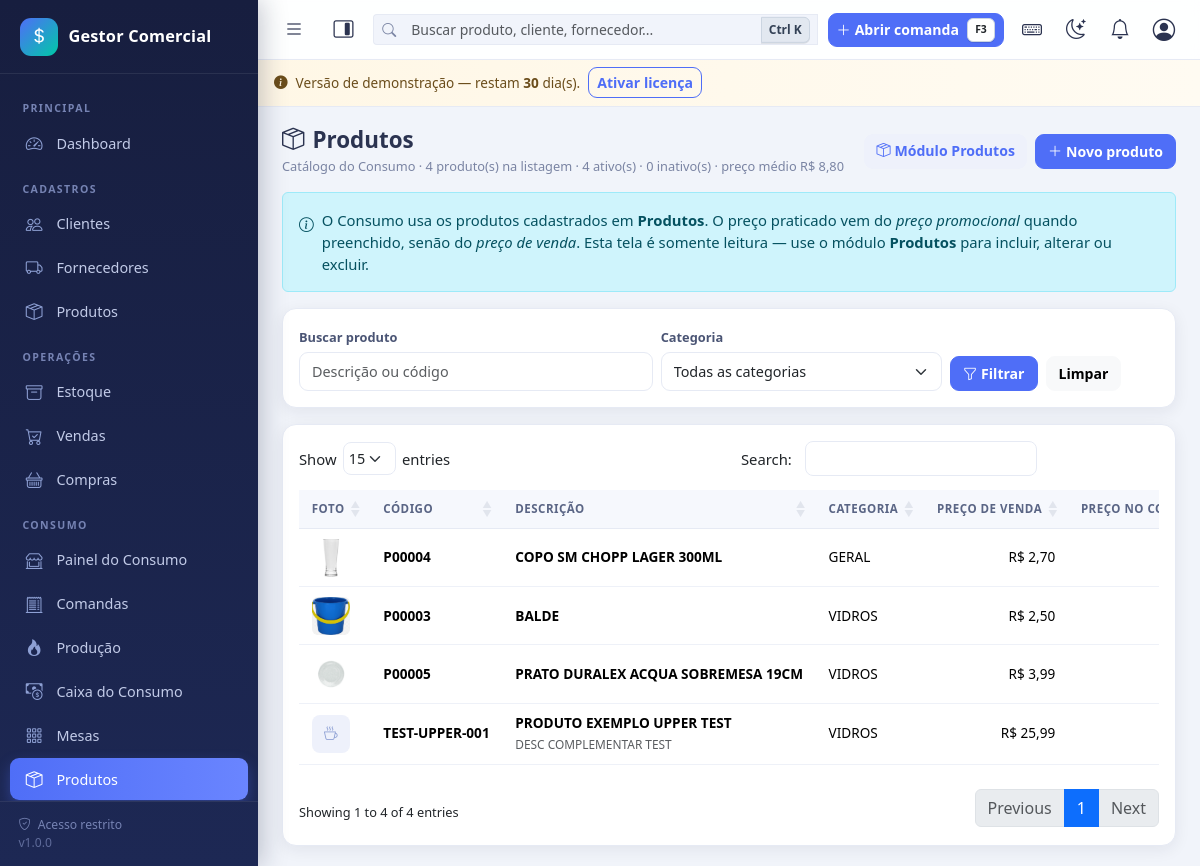
The page /consumo/cardapio/index.php (signed in) on the database its author committed.
### tables this page shows
CREATE TABLE `produtos` (
  `id` int(11) NOT NULL,
  `codigo` varchar(30) DEFAULT NULL,
  `codigo_barras` varchar(30) DEFAULT NULL,
  `descricao` varchar(150) NOT NULL,
  `descricao_complementar` varchar(255) DEFAULT NULL,
  `categoria_id` int(11) DEFAULT NULL,
  `subcategoria_id` int(11) DEFAULT NULL,
  `marca_id` int(11) DEFAULT NULL,
  `unidade_id` int(11) DEFAULT NULL,
  `ncm` varchar(10) DEFAULT NULL,
  `cest` varchar(10) DEFAULT NULL,
  `cfop` varchar(10) DEFAULT NULL,
  `preco_custo` decimal(15,2) NOT NULL DEFAULT 0.00,
  `preco_venda` decimal(15,2) NOT NULL DEFAULT 0.00,
  `preco_promocional` decimal(15,2) DEFAULT NULL,
  `margem_lucro` decimal(8,2) DEFAULT NULL,
  `estoque_atual` decimal(12,3) NOT NULL DEFAULT 0.000,
  `estoque_minimo` decimal(12,3) NOT NULL DEFAULT 0.000,
  `estoque_maximo` decimal(12,3) NOT NULL DEFAULT 0.000,
  `localizacao` varchar(30) DEFAULT NULL,
  `fornecedor_id` int(11) DEFAULT NULL,
  `foto` varchar(255) DEFAULT NULL,
  `status` tinyint(1) NOT NULL DEFAULT 1,
  `criado_em` datetime NOT NULL DEFAULT current_timestamp(),
  `atualizado_em` datetime DEFAULT NULL
);

CREATE TABLE `categorias` (
  `id` int(11) NOT NULL,
  `nome` varchar(80) NOT NULL,
  `criado_em` datetime NOT NULL DEFAULT current_timestamp()
);

### includes/functions.php (called while the page is built, shortened)
<?php
function e($valor): string
{
    return htmlspecialchars((string)$valor, ENT_QUOTES, 'UTF-8');
}
function url(string $caminho = ''): string
{
    return BASE_URL . '/' . ltrim($caminho, '/');
}
function formatar_moeda($valor): string
{
    $casas = (int)obter_config('casas_decimais', '2');
    return obter_config('moeda_simbolo', 'R$') . ' ' . number_format((float)$valor, $casas, ',', '.');
}
function _config_cache($resetar = false)
{
    static $configs = null;
    if ($resetar) {
        $configs = null;
        return;
    }
    if ($configs === null) {
        $configs = [];
        try {
            foreach (db()->query('SELECT chave, valor FROM configs') as $linha) {
                $configs[$linha['chave']] = $linha['valor'];
            }
        } catch (Throwable $e) {
            erro_banco($e, 'obter_config');
        }
    }
    return $configs;
}
function obter_config(string $chave, $padrao = null)
{
    $configs = _config_cache();
    return array_key_exists($chave, $configs) && $configs[$chave] !== null && $configs[$chave] !== ''
        ? $configs[$chave]
        : $padrao;
}

### config/database.php (called while the page is built, shortened)
<?php
function db(): PDO
{
    static $pdo = null;
    if ($pdo === null) {
        $dsn = 'mysql:host=' . DB_HOST . ';dbname=' . DB_NAME . ';charset=' . DB_CHARSET;
        try {
            $pdo = new PDO($dsn, DB_USER, DB_PASS, [
                PDO::ATTR_ERRMODE            => PDO::ERRMODE_EXCEPTION,
                PDO::ATTR_DEFAULT_FETCH_MODE => PDO::FETCH_ASSOC,
                PDO::ATTR_EMULATE_PREPARES   => false,
            ]);
        } catch (PDOException $e) {
            error_log('[BANCO] Falha de conexão: ' . $e->getMessage());
            http_response_code(500);
            if (defined('DEV_MODE') && DEV_MODE) {
                exit('Falha na conexão com o banco de dados. Verifique se o MySQL/MariaDB está ativo e se os dados em config/config.php estão corretos.');
            }
            exit('Serviço temporariamente indisponível.');
        }
    }
    return $pdo;
}

### config/licenca.php (called while the page is built, shortened)
<?php
function licenca_bootstrap(): void
{
    $em = (string)obter_config('licenca_instalado_em', '');
}
function licenca_dias_restantes(): int
{
    $em = (string)obter_config('licenca_instalado_em', '');
    if ($em === '') {
        return LICENCA_DIAS_TRIAL;
    }
    $dt = DateTime::createFromFormat('Y-m-d H:i:s', $em);
    $dias = (int)$dt->diff(new DateTime('now'))->format('%r%a');
    return LICENCA_DIAS_TRIAL - $dias;
}
function licenca_status(): string
{
    $chave = (string)obter_config('licenca_chave', '');
    return licenca_dias_restantes() >= 0 ? 'trial' : 'expirada';
}
function licenca_ativa(): bool
{
    return licenca_status() === 'ativa';
}
function licenca_gate(): void
{
    if (licenca_ativa()) {
        return;
    }
}

### config/config.php (called while the page is built, shortened)
<?php
require_once BASE_PATH . '/config/database.php';
require_once BASE_PATH . '/includes/functions.php';
require_once BASE_PATH . '/includes/consumo.php';
require_once BASE_PATH . '/config/auth.php';
require_once BASE_PATH . '/config/licenca.php';
try {
    licenca_bootstrap();
    licenca_gate();
} catch (Throwable $e) {
    erro_banco($e, 'licenca');
}

### includes/consumo.php (called while the page is built, shortened)
<?php
function rotulo_consumo(): string
{
    $nome = function_exists('obter_config') ? (string)obter_config('consumo_nome', '') : '';
    $nome = trim($nome);
    return $nome !== '' ? $nome : 'Consumo';
}
function consumo_produtos(array $filtros = []): array
{
    $where = ['p.status = 1'];
    $params = [];
    $sql = "SELECT p.id, p.codigo, p.descricao, p.descricao_complementar, p.categoria_id, p.foto,
                   p.preco_venda, p.preco_promocional,
                   IF(p.preco_promocional IS NOT NULL AND p.preco_promocional > 0,
                      p.preco_promocional, p.preco_venda) AS preco,
                   c.nome AS categoria_nome
              FROM produtos p
              LEFT JOIN categorias c ON c.id = p.categoria_id
             WHERE " . implode(' AND ', $where) . '
             ORDER BY c.nome, p.descricao';
    $stmt = db()->prepare($sql);
    $stmt->execute($params);
    return $stmt->fetchAll();
}

### config/auth.php (called while the page is built, shortened)
<?php
function usuario_atual(): ?array
{
    static $usuario = null;
    static $carregado = false;
    if ($carregado) {
        return $usuario;
    }
    $carregado = true;
    try {
        $stmt = db()->prepare('SELECT * FROM usuarios WHERE id = ? LIMIT 1');
        $stmt->execute([(int)$_SESSION['user_id']]);
        $linha = $stmt->fetch();
        $usuario = $linha;
    } catch (Throwable $e) {
        erro_banco($e, 'usuario_atual');
    }
    return $usuario;
}
function exigir_login(): void
{
    if (!usuario_atual()) {
        if (is_ajax()) {
            json_resposta(false, 'Sessão expirada. Faça login novamente.', null, 401);
        }
        flash('warning', 'Faça login para acessar o sistema.');
        redirecionar('login/index.php');
    }
}
function permissao_carregadas(): array
{
    $usuario = usuario_atual();
    $permitidas = [];
    try {
        $chaves = [];
        if ((int)$usuario['is_admin'] === 1) {
            $stmt = db()->query('SELECT chave FROM permissoes');
            foreach ($stmt->fetchAll() as $l) {
                $chaves[] = $l['chave'];
            }
            return $permitidas = array_flip($chaves);
        }
        $permitidas = array_flip(array_unique($chaves));
    } catch (Throwable $e) {
        erro_banco($e, 'permissao_carregadas');
    }
    return $permitidas;
}
function tem_permissao(string $chave): bool
{
    $usuario = usuario_atual();
    if ((int)$usuario['is_admin'] === 1) {
        return true;
    }
    return array_key_exists($chave, permissao_carregadas());
}

### consumo/cardapio/index.php (the view, shortened to what this page needs)
<?php
require_once __DIR__ . '/../../config/config.php';
exigir_login();
$busca = trim((string)($_GET['busca'] ?? ''));
$catFiltro = (int)($_GET['categoria'] ?? 0);
$produtos = consumo_produtos([
    'categoria_id' => $catFiltro > 0 ? $catFiltro : '',
    'busca' => $busca,
]);
$qtdAtivos = count(consumo_produtos());
$qtdTotal = (int)db()->query('SELECT COUNT(*) FROM produtos')->fetchColumn();
$qtdInativos = $qtdTotal - $qtdAtivos;
$valorMedio = 0.0;
foreach ($produtos as $p) {
    $valorMedio += (float)$p['preco'];
}
$valorMedio = count($produtos) > 0 ? $valorMedio / count($produtos) : 0.0;
include INC . 'header.php';
?>
<div class="page-header">
    <div>
        <h1><i class="bi bi-box-seam me-2"></i>Produtos</h1>
        <span class="subtitulo">
            Catálogo do <?= e(rotulo_consumo()) ?> &middot;
            <?= count($produtos) ?> produto(s) na listagem &middot;
            <?= $qtdAtivos ?> ativo(s) &middot;
            <?= $qtdInativos ?> inativo(s) &middot;
            preço médio <?= formatar_moeda($valorMedio) ?>
        </span>
    </div>
    <div class="d-flex gap-2">
        <?php if (tem_permissao('produtos_ver')): ?>
        <a href="<?= url('produtos/index.php') ?>" class="btn btn-soft">
            <i class="bi bi-box-seam me-1"></i>Módulo Produtos
        </a>
        <?php endif; ?>
        <?php if (tem_permissao('produtos_criar')): ?>
        <a href="<?= url('produtos/form.php') ?>" class="btn btn-primary">
            <i class="bi bi-plus-lg me-1"></i>Novo produto
        </a>
        <?php endif; ?>
    </div>
</div>
<div class="alert alert-info d-flex align-items-start gap-2">
    <i class="bi bi-info-circle mt-1"></i>
    <div>
        O <?= e(rotulo_consumo()) ?> usa os produtos cadastrados em <strong>Produtos</strong>.
        O preço praticado vem do <em>preço promocional</em> quando preenchido, senão do <em>preço de venda</em>.
        Esta tela é somente leitura — use o módulo <strong>Produtos</strong> para incluir, alterar ou excluir.
    </div>
</div>
<div class="card mb-3">
    <div class="card-body">
        <form method="get" class="row g-2 align-items-end">
            <div class="col-12 col-md-5">
                <label class="form-label" for="busca">Buscar produto</label>
                <input type="text" class="form-control" id="busca" name="busca" value="<?= e($busca) ?>"
                       placeholder="Descrição ou código" maxlength="60">
            </div>
            <div class="col-12 col-md-4">
                <label class="form-label" for="categoria">Categoria</label>
                <select class="form-select" id="categoria" name="categoria">
                    <option value="">Todas as categorias</option>
                </select>
            </div>
            <div class="col-12 col-md-3 d-flex gap-2">
                <button type="submit" class="btn btn-primary"><i class="bi bi-funnel me-1"></i>Filtrar</button>
                <a href="<?= url('consumo/cardapio/index.php') ?>" class="btn btn-light">Limpar</a>
            </div>
        </form>
    </div>
</div>
<div class="card">
    <div class="card-body">
        <div class="table-responsive">
            <table class="table table-hover table-geral responsive nowrap" style="width:100%">
                <thead>
                    <tr>
                        <th>Foto</th>
                        <th>Código</th>
                        <th>Descrição</th>
                        <th>Categoria</th>
                        <th class="text-end">Preço de venda</th>
                        <th class="text-end">Preço no consumo</th>
                    </tr>
                </thead>
                <tbody>
                    <?php foreach ($produtos as $p): ?>
                    <tr>
                        <td>
                            <?php if ($p['foto'] && file_exists(BASE_PATH . '/' . $p['foto'])): ?>
                            <img src="<?= url($p['foto']) ?>" width="38" height="38" class="rounded object-fit-cover" alt="">
                            <?php else: ?>
                            <span class="d-inline-grid" style="width:38px;height:38px;place-items:center;background:#eef1fb;border-radius:8px;color:#8ea0d4">
                                <i class="bi bi-cup-hot"></i>
                            </span>
                            <?php endif; ?>
                        </td>
                        <td class="fw-semibold"><?= e($p['codigo'] ?: '-') ?></td>
                        <td>
                            <div class="fw-semibold"><?= e($p['descricao']) ?></div>
                            <?php if ($p['descricao_complementar']): ?>
                            <small class="text-muted"><?= e($p['descricao_complementar']) ?></small>
                            <?php endif; ?>
                        </td>
                        <td><?= e($p['categoria_nome'] ?: '-') ?></td>
                        <td class="text-end" data-moeda-exibir><?= (float)$p['preco_venda'] ?></td>
                        <td class="text-end fw-semibold" data-moeda-exibir><?= (float)$p['preco'] ?></td>
                    </tr>
                    <?php endforeach; ?>
                </tbody>
            </table>
        </div>
    </div>
</div>
<?php include INC . 'footer.php'; ?>

### rows shown on the page
produtos: foto (picture), codigo "P00004", descricao "COPO SM CHOPP LAGER 300ML", categoria.nome "GERAL"
produtos: foto (picture), codigo "P00003", descricao "BALDE", categoria.nome "VIDROS"
produtos: foto (picture), codigo "P00005", descricao "PRATO DURALEX ACQUA SOBREMESA 19CM", categoria.nome "VIDROS"
produtos: codigo "TEST-UPPER-001", descricao "PRODUTO EXEMPLO UPPER TEST", descricao_complementar "DESC COMPLEMENTAR TEST", categoria.nome "VIDROS"

### other values the page prints
$nomeEmpresa "Gestor Comercial"
$rotulo "Clientes"
$rotulo "Fornecedores"
$rotulo "Produtos"
$rotulo "Estoque"
$rotulo "Vendas"
$rotulo "Compras"
rotulo_consumo() "CONSUMO"
$rotulo "Painel do Consumo Comandas Produção Caixa do Consumo Mesas Produtos"
licenca_dias_restantes() "30"
rotulo_consumo() "Consumo"
count($produtos) "4"
$qtdAtivos "4"
$qtdInativos "0"
formatar_moeda($valorMedio) "R$ 8,80"
